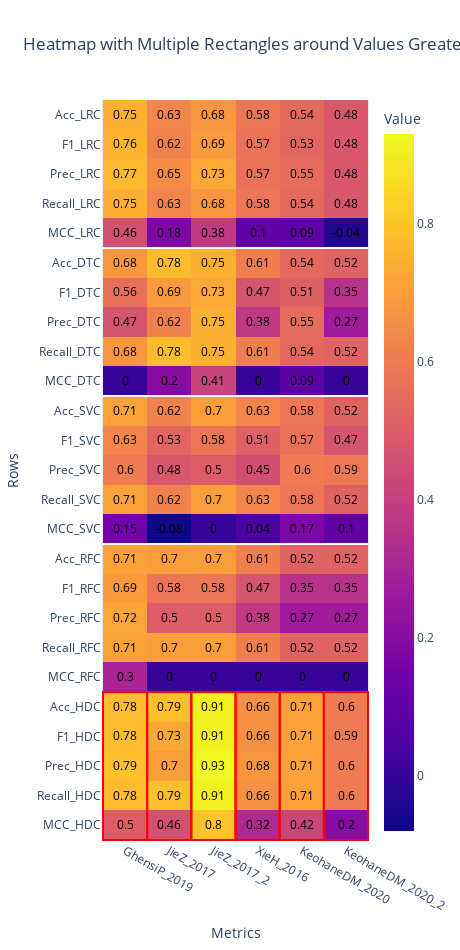

Here is the notebook cell this chart was saved with:
### Code cell
import pandas as pd
import plotly.express as px
import plotly.graph_objects as go
import sys
import pandas as pd
import numpy as np
import sys, os

def check_peformance(values, th=0.01):
    last_value = values[-1]
    # Check if the last value is greater than all other values by at least the threshold
    is_significantly_greater = all((last_value - value) >= th for value in values[:-1])

    if is_significantly_greater:
        return True
    else:
        return False
    
def ResultSummary(file):
    DF = pd.read_csv(file, sep='\t')
    DF.set_index('name', inplace=True)
    df = DF
    # df.columns = ReturnUniqueColumnName(df.columns.to_list())
    
    column_anno = {}
    for n in df.columns.to_list():
        # Initialize an empty list to store the slicing indices
        slices = []
        mean_values = []
        # Set the step size for the intervals
        step = 5

        # Create a loop to generate the slice indices
        for i in range(0, 25, step):  # 25 represents the total number of elements
            # Define the start and end of the slice
            start = i
            end = i + 4  # 4 represents the span or width of each slice
            # Append the slice to the list
            slices.append(f"{start}:{end}")
            # print(df[[n]][start:end])
            mean_values.append(round(np.mean(df[[n]][start:end]), 3))
        # print(mean_values)
        column_anno[n] = check_peformance(mean_values,  th=threshold)
    return column_anno

results = ResultSummary(input_file)

true_columns = []
for i, k in enumerate(results.keys()):
    if results[k]:  
        true_columns.append((i, results[k], k))

true_columns

DF = pd.read_csv(input_file, sep='\t')
DF.set_index('name', inplace=True)
df = DF
df.index.name = 'name'
# df.columns = ReturnUniqueColumnName(df.columns.to_list())
###Fix Duplicate Column Names ############################

heatmap = go.Heatmap(
    z=df.values,
    x=df.columns,
    y=df.index,
    # colorscale='Viridis',
    colorbar=dict(title='Value'),
    text=df.values,  # Display values in each cell
    texttemplate="%{text}",  # Format for text
    textfont=dict(color='black'),  # Ensure text is visible on darker colors
)

shapes = []


for i in range(5, len(df), 5):  # Start from the 3rd row and add lines every 2 rows
    shapes.append(
        go.layout.Shape(
            type='line',
            x0=-0.5,  # Start from the left edge
            x1=len(df.columns) - 0.5,  # End at the right edge
            y0=i - 0.5,  # Position for the horizontal line
            y1=i - 0.5,
            line=dict(color='white', width=2),  # White line with a thickness of 2
        )
    )

# Find all cells with values greater than 8

for c in true_columns:
    col_idx = c[0]  # Get the index of the column
    row_idx = 20    # Get the index of the row
    shape = go.layout.Shape(
        type='rect',
        x0=col_idx - 0.5,
        x1=col_idx + 0.5,
        y0=row_idx - 0.5,
        y1=row_idx + 4.5,
        line=dict(color='red', width=2),  # Red border for the rectangle
        fillcolor='rgba(255, 255, 255, 0)',  # Transparent fill
    )
    shapes.append(shape)  # Add this shape to the list of shapes

# Create the figure and add the heatmap and shapes
fig = go.Figure(data=[heatmap])
fig.update_layout(
    width=460,  # Adjust based on your needs
    height=950,
    # autosize=True,
    shapes=shapes,  # Add all the shapes (rectangles)
    title='Heatmap with Multiple Rectangles around Values Greater Than 8',
    xaxis=dict(title='Metrics'),
    yaxis=dict(title='Rows'),
    yaxis_autorange='reversed',  # Ensures correct orientation
)

# Display the heatmap with the rectangle
fig.show()

### Figure 1 — Plotly figure (JSON) as saved in the notebook; plotly's stock layout.template omitted (floating-point values rounded to 4 significant figures; data arrays with more than 128 entries replaced by an {"elided": "..."} marker saying what was removed)
{"data": [{"colorbar": {"title": {"text": "Value"}}, "text": {"elided": "25x6 float values"}, "textfont": {"color": "black"}, "texttemplate": "%{text}", "type": "heatmap", "x": ["GhensiP_2019", "JieZ_2017", "JieZ_2017_2", "XieH_2016", "KeohaneDM_2020", "KeohaneDM_2020_2"], "y": ["Acc_LRC", "F1_LRC", "Prec_LRC", "Recall_LRC", "MCC_LRC", "Acc_DTC", "F1_DTC", "Prec_DTC", "Recall_DTC", "MCC_DTC", "Acc_SVC", "F1_SVC", "Prec_SVC", "Recall_SVC", "MCC_SVC", "Acc_RFC", "F1_RFC", "Prec_RFC", "Recall_RFC", "MCC_RFC", "Acc_HDC", "F1_HDC", "Prec_HDC", "Recall_HDC", "MCC_HDC"], "z": {"elided": "25x6 float values"}}], "layout": {"height": 950, "shapes": [{"line": {"color": "white", "width": 2}, "type": "line", "x0": -0.5, "x1": 5.5, "y0": 4.5, "y1": 4.5}, {"line": {"color": "white", "width": 2}, "type": "line", "x0": -0.5, "x1": 5.5, "y0": 9.5, "y1": 9.5}, {"line": {"color": "white", "width": 2}, "type": "line", "x0": -0.5, "x1": 5.5, "y0": 14.5, "y1": 14.5}, {"line": {"color": "white", "width": 2}, "type": "line", "x0": -0.5, "x1": 5.5, "y0": 19.5, "y1": 19.5}, {"fillcolor": "rgba(255, 255, 255, 0)", "line": {"color": "red", "width": 2}, "type": "rect", "x0": -0.5, "x1": 0.5, "y0": 19.5, "y1": 24.5}, {"fillcolor": "rgba(255, 255, 255, 0)", "line": {"color": "red", "width": 2}, "type": "rect", "x0": 0.5, "x1": 1.5, "y0": 19.5, "y1": 24.5}, {"fillcolor": "rgba(255, 255, 255, 0)", "line": {"color": "red", "width": 2}, "type": "rect", "x0": 1.5, "x1": 2.5, "y0": 19.5, "y1": 24.5}, {"fillcolor": "rgba(255, 255, 255, 0)", "line": {"color": "red", "width": 2}, "type": "rect", "x0": 2.5, "x1": 3.5, "y0": 19.5, "y1": 24.5}, {"fillcolor": "rgba(255, 255, 255, 0)", "line": {"color": "red", "width": 2}, "type": "rect", "x0": 3.5, "x1": 4.5, "y0": 19.5, "y1": 24.5}, {"fillcolor": "rgba(255, 255, 255, 0)", "line": {"color": "red", "width": 2}, "type": "rect", "x0": 4.5, "x1": 5.5, "y0": 19.5, "y1": 24.5}], "title": {"text": "Heatmap with Multiple Rectangles around Values Greater Than 8"}, "width": 460, "xaxis": {"autorange": true, "range": [-0.524, 5.524], "title": {"text": "Metrics"}, "type": "category"}, "yaxis": {"autorange": true, "range": [24.53, -0.5], "title": {"text": "Rows"}, "type": "category"}}}
